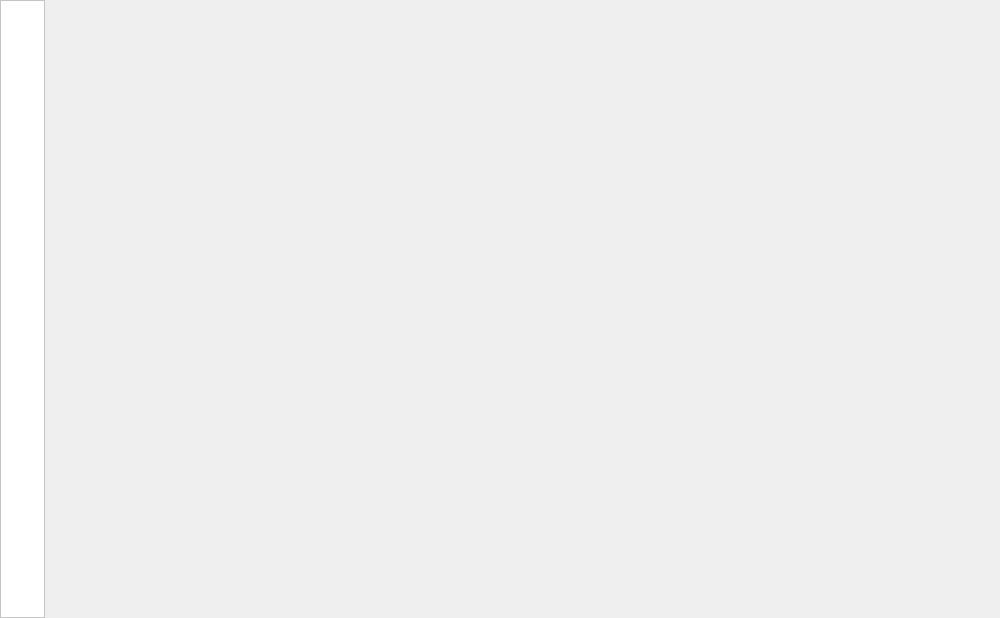
<?xml version="1.0" encoding="UTF-8"?>
<ui version="4.0">
 <class>Homepage</class>
 <widget class="QWidget" name="Homepage">
  <property name="geometry">
   <rect>
    <x>0</x>
    <y>0</y>
    <width>1000</width>
    <height>618</height>
   </rect>
  </property>
  <property name="windowTitle">
   <string>主页</string>
  </property>
  <widget class="QFrame" name="f_panel">
   <property name="geometry">
    <rect>
     <x>0</x>
     <y>0</y>
     <width>45</width>
     <height>618</height>
    </rect>
   </property>
   <property name="styleSheet">
    <string notr="true">QFrame{
	background-color:rgb(255,255,255);
}

QPushButton{
	border:none;
	text-align:left;
}

QPushButton:hover{
    background-color:rgb(229,229,229);
}

QPushButton:checked{
	border-left:2px solid rgb(0,0,0);
}</string>
   </property>
   <property name="frameShape">
    <enum>QFrame::StyledPanel</enum>
   </property>
   <property name="frameShadow">
    <enum>QFrame::Raised</enum>
   </property>
   <widget class="QCustomButton" name="pb_launch">
    <property name="geometry">
     <rect>
      <x>0</x>
      <y>45</y>
      <width>45</width>
      <height>45</height>
     </rect>
    </property>
    <property name="text">
     <string/>
    </property>
    <property name="iconSize">
     <size>
      <width>20</width>
      <height>20</height>
     </size>
    </property>
    <property name="checkable">
     <bool>true</bool>
    </property>
    <property name="autoExclusive">
     <bool>true</bool>
    </property>
   </widget>
   <widget class="QCustomButton" name="pb_download">
    <property name="geometry">
     <rect>
      <x>0</x>
      <y>90</y>
      <width>45</width>
      <height>45</height>
     </rect>
    </property>
    <property name="text">
     <string/>
    </property>
    <property name="iconSize">
     <size>
      <width>20</width>
      <height>20</height>
     </size>
    </property>
    <property name="checkable">
     <bool>true</bool>
    </property>
    <property name="autoExclusive">
     <bool>true</bool>
    </property>
   </widget>
   <widget class="QPushButton" name="pb_detail">
    <property name="geometry">
     <rect>
      <x>0</x>
      <y>0</y>
      <width>45</width>
      <height>45</height>
     </rect>
    </property>
    <property name="text">
     <string/>
    </property>
   </widget>
   <widget class="QCustomButton" name="pb_user">
    <property name="geometry">
     <rect>
      <x>0</x>
      <y>528</y>
      <width>45</width>
      <height>45</height>
     </rect>
    </property>
    <property name="text">
     <string/>
    </property>
    <property name="checkable">
     <bool>true</bool>
    </property>
    <property name="autoExclusive">
     <bool>true</bool>
    </property>
   </widget>
   <widget class="QCustomButton" name="pb_setting">
    <property name="geometry">
     <rect>
      <x>0</x>
      <y>573</y>
      <width>45</width>
      <height>45</height>
     </rect>
    </property>
    <property name="text">
     <string/>
    </property>
    <property name="checkable">
     <bool>true</bool>
    </property>
    <property name="autoExclusive">
     <bool>true</bool>
    </property>
   </widget>
   <widget class="QCustomButton" name="pb_more">
    <property name="geometry">
     <rect>
      <x>0</x>
      <y>135</y>
      <width>45</width>
      <height>45</height>
     </rect>
    </property>
    <property name="text">
     <string/>
    </property>
    <property name="checkable">
     <bool>true</bool>
    </property>
    <property name="autoExclusive">
     <bool>true</bool>
    </property>
   </widget>
  </widget>
  <widget class="QWidget" name="w_ui" native="true">
   <property name="geometry">
    <rect>
     <x>45</x>
     <y>0</y>
     <width>955</width>
     <height>618</height>
    </rect>
   </property>
  </widget>
 </widget>
 <customwidgets>
  <customwidget>
   <class>QCustomButton</class>
   <extends>QPushButton</extends>
   <header>Ui.QCustomButton</header>
  </customwidget>
 </customwidgets>
 <resources/>
 <connections/>
</ui>
